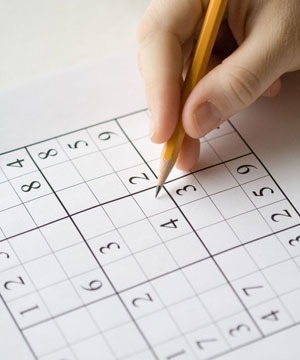
//> input picture Workspace/BasicOper/sudoku2.jpg, 300 x 360 px
$ ./adpthreshold   (built with g++ and OpenCV 4)
//> lines starting //> are read from the running program, lines starting //| are printed output that depends on the picture; after the words box and inside, x2 and y2 are one past the last pixel; in counts of white or black regions, pixels touching at a corner belong together
#include "opencv2/imgproc/imgproc.hpp"
#include "opencv2/highgui/highgui.hpp"
#include <stdlib.h>
#include <stdio.h>
#include <time.h>
#include <iostream>

using namespace cv;

using namespace std;

/** @function main */
int main(int argc, char** argv) {
	Mat src, dst,dst2;

	src = imread("sudoku2.jpg",0);
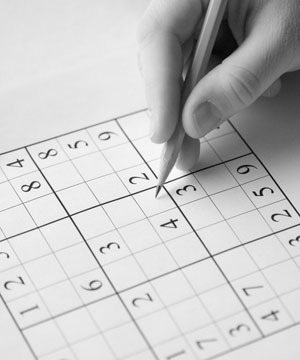
//> src: 360 rows x 300 cols, CV_8UC1; min 0, max 255, mean 197
	adaptiveThreshold(src, dst, 250, CV_ADAPTIVE_THRESH_MEAN_C,CV_THRESH_BINARY, 11,5); // 100den büyük değerleri 255 yapar kalanını 0 yapar. Binary
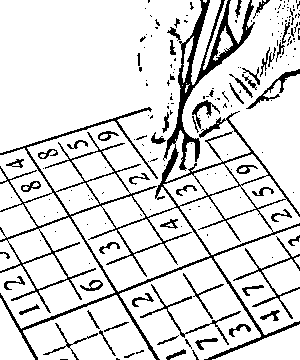
//> dst: 360 rows x 300 cols, CV_8UC1; values 0 (black) and 250 (white), 86.2% white; black in thin lines or dots
	threshold(src, dst2, 0, 255, THRESH_OTSU); // 3. parametrenin kaç olması gerektiğini kendisi bulur. O değerden büyüklere 150 koyduk.
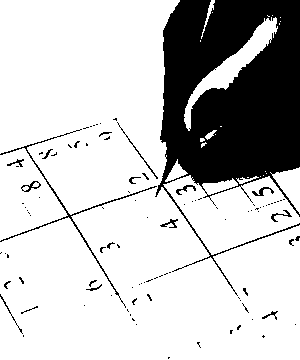
//> dst2: 360 rows x 300 cols, CV_8UC1; 77.7% white; 100 black regions (81 under 20 px), largest, box (x1, y1, x2, y2) and area: (155, 0, 300, 296) 22310, (0, 129, 157, 308) 658, (117, 122, 158, 179) 90

	namedWindow("adaptive", CV_WINDOW_AUTOSIZE);
	imshow("adaptive", dst);
	namedWindow("otsu", CV_WINDOW_AUTOSIZE);
	imshow("otsu", dst2);


	waitKey(0);

	return 0;
}
